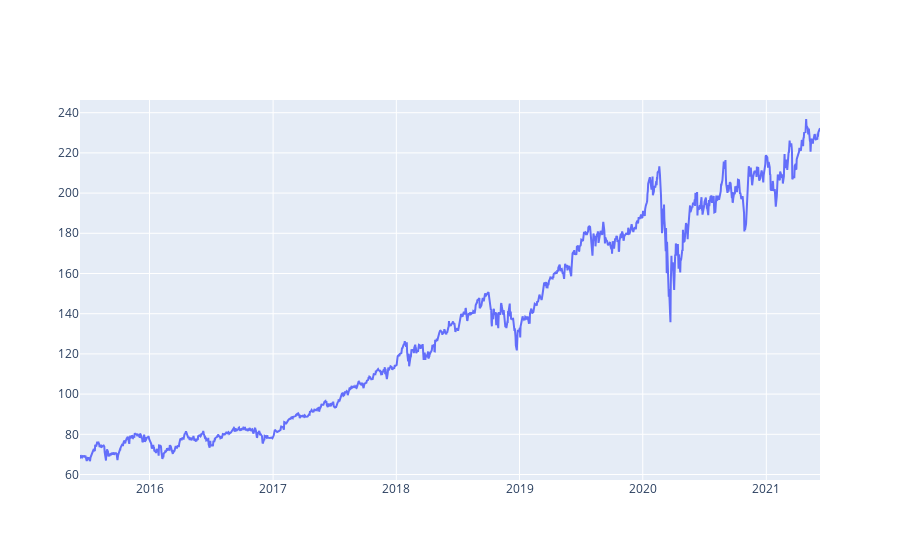

The cell this chart's notebook holds for it:
### Code cell
trace0 = go.Scatter(x=v.index, y=v.Close)
data = [trace0]
py.iplot(data)

### Figure 1 — Plotly figure (JSON) as saved in the notebook; plotly's stock layout.template omitted (floating-point values rounded to 4 significant figures; data arrays with more than 128 entries replaced by an {"elided": "..."} marker saying what was removed)
{"data": [{"type": "scatter", "x": {"elided": "1512 str values"}, "y": {"elided": "1512 float values"}}], "layout": {"autosize": true, "xaxis": {"autorange": true, "range": ["2015-06-09", "2021-06-09"], "type": "date"}, "yaxis": {"autorange": true, "range": [57.27, 246.3], "type": "linear"}}}
